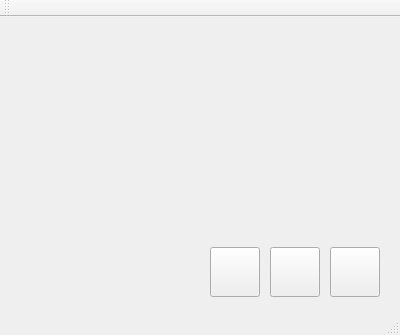
<?xml version="1.0" encoding="UTF-8"?>
<ui version="4.0">
 <class>MainWindow</class>
 <widget class="QMainWindow" name="MainWindow">
  <property name="geometry">
   <rect>
    <x>0</x>
    <y>0</y>
    <width>400</width>
    <height>335</height>
   </rect>
  </property>
  <property name="windowTitle">
   <string>MainWindow</string>
  </property>
  <widget class="QWidget" name="centralWidget">
   <widget class="QCustomPlot" name="widget" native="true">
    <property name="geometry">
     <rect>
      <x>10</x>
      <y>10</y>
      <width>381</width>
      <height>211</height>
     </rect>
    </property>
   </widget>
   <widget class="QPushButton" name="pushButton">
    <property name="geometry">
     <rect>
      <x>210</x>
      <y>230</y>
      <width>50</width>
      <height>50</height>
     </rect>
    </property>
    <property name="text">
     <string/>
    </property>
    <property name="iconSize">
     <size>
      <width>40</width>
      <height>40</height>
     </size>
    </property>
   </widget>
   <widget class="QPushButton" name="pushButton_2">
    <property name="geometry">
     <rect>
      <x>270</x>
      <y>230</y>
      <width>50</width>
      <height>50</height>
     </rect>
    </property>
    <property name="text">
     <string/>
    </property>
    <property name="iconSize">
     <size>
      <width>40</width>
      <height>40</height>
     </size>
    </property>
   </widget>
   <widget class="QPushButton" name="pushButton_3">
    <property name="geometry">
     <rect>
      <x>330</x>
      <y>230</y>
      <width>50</width>
      <height>50</height>
     </rect>
    </property>
    <property name="text">
     <string/>
    </property>
    <property name="iconSize">
     <size>
      <width>40</width>
      <height>40</height>
     </size>
    </property>
    <property name="autoDefault">
     <bool>true</bool>
    </property>
   </widget>
  </widget>
  <widget class="QMenuBar" name="menuBar">
   <property name="geometry">
    <rect>
     <x>0</x>
     <y>0</y>
     <width>400</width>
     <height>21</height>
    </rect>
   </property>
  </widget>
  <widget class="QToolBar" name="mainToolBar">
   <attribute name="toolBarArea">
    <enum>TopToolBarArea</enum>
   </attribute>
   <attribute name="toolBarBreak">
    <bool>false</bool>
   </attribute>
  </widget>
  <widget class="QStatusBar" name="statusBar"/>
 </widget>
 <layoutdefault spacing="6" margin="11"/>
 <customwidgets>
  <customwidget>
   <class>QCustomPlot</class>
   <extends>QWidget</extends>
   <header>qcustomplot.h</header>
   <container>1</container>
  </customwidget>
 </customwidgets>
 <resources/>
 <connections/>
</ui>
